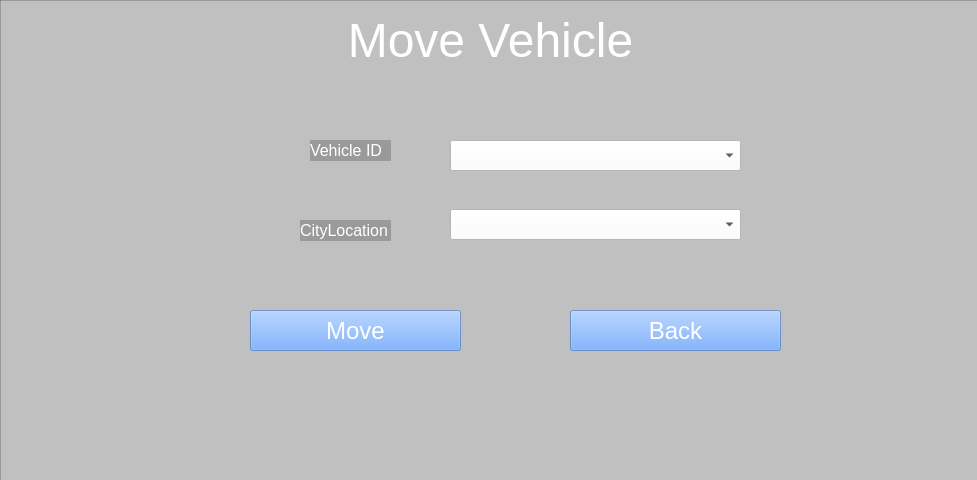
<?xml version="1.0" encoding="UTF-8"?>
<ui version="4.0">
 <class>MainWindowOperatorMoveVehicle</class>
 <widget class="QMainWindow" name="MainWindowOperatorMoveVehicle">
  <property name="geometry">
   <rect>
    <x>0</x>
    <y>0</y>
    <width>977</width>
    <height>480</height>
   </rect>
  </property>
  <property name="windowTitle">
   <string>E-Vehicle Share System</string>
  </property>
  <property name="windowIcon">
   <iconset>
    <normaloff>:/icon/Users/Calvin Pfob/Documents/guiDevelopment/icon.png</normaloff>:/icon/Users/Calvin Pfob/Documents/guiDevelopment/icon.png</iconset>
  </property>
  <property name="iconSize">
   <size>
    <width>25</width>
    <height>25</height>
   </size>
  </property>
  <widget class="QWidget" name="operatorMoveVehiclePage">
   <property name="styleSheet">
    <string notr="true"/>
   </property>
   <widget class="QLabel" name="title">
    <property name="geometry">
     <rect>
      <x>0</x>
      <y>10</y>
      <width>981</width>
      <height>61</height>
     </rect>
    </property>
    <property name="font">
     <font>
      <family>Arial</family>
      <pointsize>48</pointsize>
     </font>
    </property>
    <property name="text">
     <string>&lt;html&gt;&lt;head/&gt;&lt;body&gt;&lt;p&gt;&lt;span style=&quot; font-size:36pt; color:#ffffff;&quot;&gt;Move Vehicle&lt;/span&gt;&lt;/p&gt;&lt;/body&gt;&lt;/html&gt;</string>
    </property>
    <property name="alignment">
     <set>Qt::AlignCenter</set>
    </property>
   </widget>
   <widget class="QLabel" name="backgroundPicture">
    <property name="geometry">
     <rect>
      <x>0</x>
      <y>0</y>
      <width>981</width>
      <height>481</height>
     </rect>
    </property>
    <property name="styleSheet">
     <string notr="true">background-image: url(:/login/tier-mobility-2021-05-min.png);</string>
    </property>
    <property name="text">
     <string/>
    </property>
    <property name="pixmap">
     <pixmap resource="bg.qrc">:/login/tier-mobility-2021-05-min.png</pixmap>
    </property>
    <property name="scaledContents">
     <bool>true</bool>
    </property>
   </widget>
   <widget class="QFrame" name="backgroundFrame">
    <property name="geometry">
     <rect>
      <x>0</x>
      <y>0</y>
      <width>981</width>
      <height>481</height>
     </rect>
    </property>
    <property name="styleSheet">
     <string notr="true">background:rgba(0, 0, 0, 50)</string>
    </property>
    <property name="frameShape">
     <enum>QFrame::StyledPanel</enum>
    </property>
    <property name="frameShadow">
     <enum>QFrame::Raised</enum>
    </property>
    <widget class="QPushButton" name="moveButton">
     <property name="geometry">
      <rect>
       <x>250</x>
       <y>310</y>
       <width>211</width>
       <height>41</height>
      </rect>
     </property>
     <property name="font">
      <font>
       <pointsize>18</pointsize>
      </font>
     </property>
     <property name="styleSheet">
      <string notr="true">background-color: rgba(85, 153, 255, 150); color: white</string>
     </property>
     <property name="text">
      <string>Move</string>
     </property>
    </widget>
    <widget class="QLabel" name="vehicleIDLabel">
     <property name="geometry">
      <rect>
       <x>310</x>
       <y>140</y>
       <width>81</width>
       <height>21</height>
      </rect>
     </property>
     <property name="font">
      <font>
       <family>Arial</family>
       <pointsize>12</pointsize>
      </font>
     </property>
     <property name="styleSheet">
      <string notr="true">color:rgb(255, 255, 255)</string>
     </property>
     <property name="text">
      <string>Vehicle ID</string>
     </property>
    </widget>
    <widget class="QLabel" name="cityLocationLabel">
     <property name="geometry">
      <rect>
       <x>300</x>
       <y>220</y>
       <width>91</width>
       <height>21</height>
      </rect>
     </property>
     <property name="font">
      <font>
       <family>Arial</family>
       <pointsize>12</pointsize>
      </font>
     </property>
     <property name="styleSheet">
      <string notr="true">color:rgb(255, 255, 255)</string>
     </property>
     <property name="text">
      <string>CityLocation</string>
     </property>
    </widget>
    <widget class="QComboBox" name="comboBoxVehicle">
     <property name="geometry">
      <rect>
       <x>450</x>
       <y>140</y>
       <width>291</width>
       <height>31</height>
      </rect>
     </property>
     <property name="styleSheet">
      <string notr="true">background-color: white</string>
     </property>
     <property name="maxVisibleItems">
      <number>5</number>
     </property>
     <property name="sizeAdjustPolicy">
      <enum>QComboBox::AdjustToMinimumContentsLengthWithIcon</enum>
     </property>
    </widget>
    <widget class="QComboBox" name="comboBoxCitylocation">
     <property name="geometry">
      <rect>
       <x>450</x>
       <y>209</y>
       <width>291</width>
       <height>31</height>
      </rect>
     </property>
     <property name="styleSheet">
      <string notr="true">background-color: white</string>
     </property>
     <property name="maxVisibleItems">
      <number>5</number>
     </property>
     <property name="sizeAdjustPolicy">
      <enum>QComboBox::AdjustToMinimumContentsLengthWithIcon</enum>
     </property>
    </widget>
    <widget class="QPushButton" name="backButton">
     <property name="geometry">
      <rect>
       <x>570</x>
       <y>310</y>
       <width>211</width>
       <height>41</height>
      </rect>
     </property>
     <property name="font">
      <font>
       <pointsize>18</pointsize>
      </font>
     </property>
     <property name="styleSheet">
      <string notr="true">background-color: rgba(85, 153, 255, 150); color: white</string>
     </property>
     <property name="text">
      <string>Back</string>
     </property>
    </widget>
   </widget>
   <zorder>backgroundPicture</zorder>
   <zorder>backgroundFrame</zorder>
   <zorder>title</zorder>
  </widget>
 </widget>
 <resources>
  <include location="bg.qrc"/>
 </resources>
 <connections/>
</ui>
